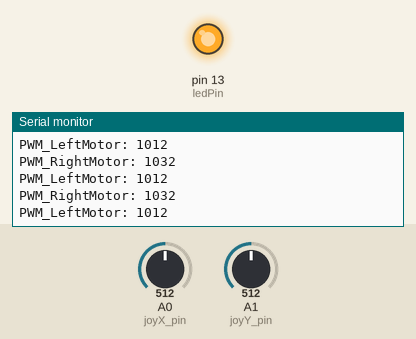
This sketch was run on a simulated Arduino Uno, built with avr-gcc and run on an emulated ATmega328P. On the bench: output pins drawn as LEDs (lit = HIGH), the last lines printed to the serial monitor. The test bench sets the inputs (shaded band); at power-on: A0 (joyX_pin) = 512, A1 (joyY_pin) = 512.

Above: at 1.2 s.
1.3 s: A0 (joyX_pin) set to 486
At 1.9 s:
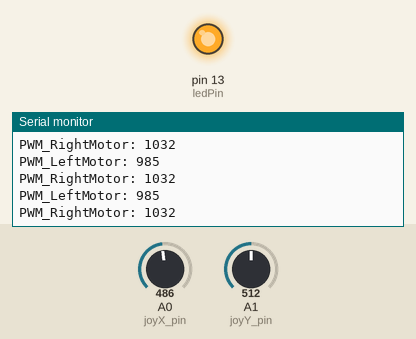
4.3 s: A1 (joyY_pin) set to 470
At 5.0 s:
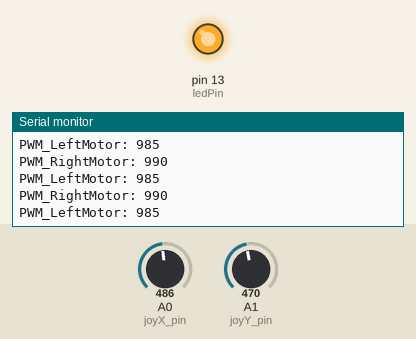

The sketch:

arduino-tx-joystick-esc.ino
```cpp
#include <SoftwareSerial.h>
/*
 * Code toggle nut nhan thi moi bat module RF
 * khai bao chan nut nhan cua joystick
 * analogRead trang thai joystick
 * toggle thi bat/tat chan RF
 * Good Morning ViệtNam.
Sau đây là bản chỉ dẫn từng bước thao tác để chỉnh ga đầu, ga cuối của điều tốc MGM, 1 điều đáng mừng cho những ai thích chơi hàng khủng là điều tốc của MGM mổi khi cắm pin vô chạy đều phải chỉnh ga đầu ga cuối, như vậy mới hiệu quả!
Bước thứ nhất: vặn Mote lên, kéo full ga.
Bước thứ hai: Vặn On đìều tốc, chờ nghe 3 tiếng (tít,tít,tít)
Bước thứ ba: buông ga Mote, chờ nghe 1 tiếng (tít)
bước thứ tư: kéo full ga và chờ nghe 3 tiếng (tít,tít,tít) sau đó buông ga.
chờ vài giây.........điều tốc đã sẳn sàn.......
chúc may mắn!
*/
int ledPin = 13;                 // LED connected to digital pin 13

// VCC, GND, SET  pin of HC11 RF
//int HC11_SET = 3;

// TX Pin of RF, RX pin of RF
SoftwareSerial ArduinoSendRF(6, 5);

// define joystick pins Analog
int joyX_pin = A0;
int joyY_pin = A1;

// variable to read value from analog pins
int joyX_val;
int joyY_val;

// mapped values
int PWM_LeftMotor; // Y-axis
int PWM_RightMotor; // X-axis


void setup() {
  // sets the digital pin as output
  //pinMode(HC11_VCC, OUTPUT);
  //pinMode(HC11_GND, OUTPUT);
  //pinMode(HC11_SET, OUTPUT);
  pinMode(ledPin, OUTPUT);

  // set VCC, GND always produce voltage
  //digitalWrite(HC11_VCC, HIGH);
  //digitalWrite(HC11_GND, LOW);
  //digitalWrite(HC11_SET, LOW);
  digitalWrite(ledPin, HIGH);   // sets the LED on

  // open UART, let Arduino send data to RF
  ArduinoSendRF.begin(9600);
  Serial.begin(9600);
}

void loop() {
  // read value of joystick X for Left Motor
  // map(value, fromLow, fromHigh, toLow, toHigh)
  joyX_val = analogRead(joyX_pin);
  // ESC PWM value between 500-1500
  PWM_LeftMotor = map(joyX_val, 0, 1023, 480, 1543);
  ArduinoSendRF.println(PWM_LeftMotor);
  Serial.print("PWM_LeftMotor: ");
  Serial.println(PWM_LeftMotor);
  Serial.println();


  // read value of joystick Y for Right Motor
  joyY_val = analogRead(joyY_pin);
  // ESC PWM value between 510-1533
  PWM_RightMotor = map(joyY_val, 0, 1023, 520, 1543);
  ArduinoSendRF.println(PWM_RightMotor);
  Serial.print("PWM_RightMotor: ");
  Serial.println(PWM_RightMotor);
  Serial.println();

  // delay should be <5
  //delay(5);
}
```

Measured:
- the behaviour switches between 501 and 500 on A0 (joyX_pin) (found by bisection; images 0 and 1)
- the behaviour switches between 480 and 479 on A1 (joyY_pin) (found by bisection; images 1 and 2)
- after the input at 1.3 s, the serial monitor: prints a new line after 0.08 s (image 1)
- after the input at 4.3 s, the serial monitor: prints a new line after 0.11 s (image 2)
